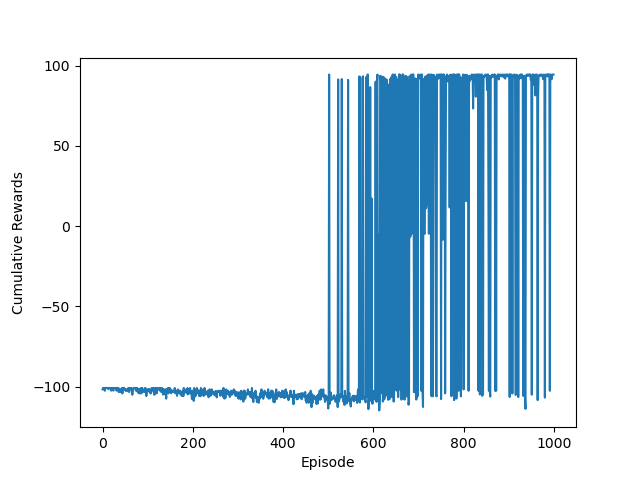

This figure's Python source:
from __future__ import print_function
from __future__ import division
# ------------------------------------------------------------------------------------------------
# Copyright (c) 2016 Microsoft Corporation
# 
# Permission is hereby granted, free of charge, to any person obtaining a copy of this software and
# associated documentation files (the "Software"), to deal in the Software without restriction,
# including without limitation the rights to use, copy, modify, merge, publish, distribute,
# sublicense, and/or sell copies of the Software, and to permit persons to whom the Software is
# furnished to do so, subject to the following conditions:
# 
# The above copyright notice and this permission notice shall be included in all copies or
# substantial portions of the Software.
# 
# THE SOFTWARE IS PROVIDED "AS IS", WITHOUT WARRANTY OF ANY KIND, EXPRESS OR IMPLIED, INCLUDING BUT
# NOT LIMITED TO THE WARRANTIES OF MERCHANTABILITY, FITNESS FOR A PARTICULAR PURPOSE AND
# NONINFRINGEMENT. IN NO EVENT SHALL THE AUTHORS OR COPYRIGHT HOLDERS BE LIABLE FOR ANY CLAIM,
# DAMAGES OR OTHER LIABILITY, WHETHER IN AN ACTION OF CONTRACT, TORT OR OTHERWISE, ARISING FROM,
# OUT OF OR IN CONNECTION WITH THE SOFTWARE OR THE USE OR OTHER DEALINGS IN THE SOFTWARE.
# ------------------------------------------------------------------------------------------------

# Tutorial sample #4: Challenge - get to the centre of the sponge

from future import standard_library
standard_library.install_aliases()
from builtins import object
from builtins import range
from past.utils import old_div
import MalmoPython
import matplotlib.pyplot as plt
import os
import sys
import time
import json
import numpy
import logging
import time
import random
import pathlib
import platform
import math

level_path = str(pathlib.Path().absolute())
if platform.system() == "Windows":
    level_path += "\\Easy2"
else:
    level_path += "/Easy2"

if sys.version_info[0] == 2:
    # Workaround for https://github.com/PythonCharmers/python-future/issues/262
    import Tkinter as tk
else:
    import tkinter as tk
if sys.version_info[0] == 2:
	sys.stdout = os.fdopen(sys.stdout.fileno(), 'w', 0)  # flush print output immediately
else:
	import functools
	print = functools.partial(print, flush=True)

missionXML ='''
<?xml version="1.0" encoding="UTF-8" standalone="no"?>
<Mission xmlns="http://ProjectMalmo.microsoft.com" xmlns:xsi="http://www.w3.org/2001/XMLSchema-instance">
    <About>
    <Summary>Hello world!</Summary>
    </About>
    <ServerSection>
    <ServerInitialConditions>
        <Time>
        <StartTime>1000</StartTime>
        <AllowPassageOfTime>false</AllowPassageOfTime>
        </Time>
        <Weather>clear</Weather>
    </ServerInitialConditions>
    <ServerHandlers>
        <FlatWorldGenerator generatorString="2;7;1;"/>
        <DrawingDecorator>
        </DrawingDecorator>
        <ServerQuitFromTimeUp timeLimitMs="15000"/>
        <ServerQuitWhenAnyAgentFinishes/>
    </ServerHandlers>
    </ServerSection>
    <AgentSection mode="Survival">
    <Name>MalmoTutorialBot</Name>
    <AgentStart>
        <Placement x="0.5" y="1.0" z="0.5" yaw="0"/>
    </AgentStart>
    <AgentHandlers>
        <DiscreteMovementCommands/>
        <ObservationFromFullStats/>
        <ObservationFromGrid>
            <Grid name="layer_0">
                <min x="-1" y="-1" z="-1"/>
                <max x="1" y="-1" z="1"/>
            </Grid>
            <Grid name="layer_1">
                <min x="-1" y="0" z="-1"/>
                <max x="1" y="0" z="1"/>
            </Grid>
        </ObservationFromGrid>
        <ContinuousMovementCommands turnSpeedDegs="360"/>
        <RewardForTouchingBlockType>
        <Block reward="-100" type="bedrock" behaviour="onceOnly"/>
        <Block reward="100" type="lapis_block" behaviour="onceOnly"/>
        </RewardForTouchingBlockType>
        <RewardForSendingCommand reward="-1"/>
        <AgentQuitFromTouchingBlockType>
        <Block type="bedrock"/>
        <Block type="lapis_block"/>
        </AgentQuitFromTouchingBlockType>
        <InventoryCommands/>
        <AgentQuitFromReachingPosition>
        <Marker x="-26.5" y="40" z="0.5" tolerance="0.5" description="Goal_found"/>
        </AgentQuitFromReachingPosition>
        <MissionQuitCommands quitDescription="manual_quit"/>
    </AgentHandlers>
    </AgentSection>
</Mission>
'''
block_values = {
    "air":0,
    "gold_block":1,
    "lapis_block":2,
    "bedrock":3
}
course_length = 10

goal_x = 0
goal_z = 0

def convert_grid(grid):
    for i in range(len(grid)):
        grid[i] = block_values[grid[i]]

def generate_flat_course(length,  mission):
    global goal_x
    global goal_z
    my_mission.drawBlock(0, 0, 0, "gold_block")

    ## current y not needed atm for this function since it's a flat course
    current_x = 0
    current_y = 0
    current_z = 0

    for i in range(length):
        if random.randint(1,2) == 1:
            current_x +=1
        else:
            current_z += 1

        my_mission.drawBlock(current_x, 0, current_z, "gold_block")

    if random.randint(1,2) == 1:
        current_x +=1
    else:
        current_z += 1
    goal_x = current_x
    goal_z = current_z
    my_mission.drawBlock(current_x, 0, current_z, "lapis_block")

def clear_flat_course(length,mission):
    current_x = 0
    current_z = 0
    for i in range(length):
        for j in range(length):
            my_mission.drawBlock(current_x+i, 0, current_z+j, "bedrock")
    my_mission.drawBlock(0, 0, 0, "gold_block")  

        
class TabQAgent(object):
    """Tabular Q-learning agent for discrete state/action spaces."""

    def __init__(self):
        self.epsilon = 0.5 # chance of taking a random action instead of the best

        self.logger = logging.getLogger(__name__)
        if False: # True if you want to see more information
            self.logger.setLevel(logging.DEBUG)
        else:
            self.logger.setLevel(logging.INFO)
        self.logger.handlers = []
        self.logger.addHandler(logging.StreamHandler(sys.stdout))

        # get rid of move -1 because parkour players don't move backwards
        self.actions = ["movenorth", "movesouth", "moveeast", "movewest"]
        self.q_table = {}
        self.canvas = None
        self.root = None
        

    def updateQTable( self, reward, current_state ):
        """Change q_table to reflect what we have learnt."""
        
        # retrieve the old action value from the Q-table (indexed by the previous state and the previous action)
        old_q = self.q_table[self.prev_s][self.prev_a]
        
        # TODO: what should the new action value be?
        alpha = 1.0
        gamma = 0.8

        max_q = max(self.q_table[current_state][:])
        
        new_q = old_q + alpha * (reward + gamma * max_q - old_q)

        
        # assign the new action value to the Q-table
        self.q_table[self.prev_s][self.prev_a] = new_q
        
    def updateQTableFromTerminatingState( self, reward ):
        """Change q_table to reflect what we have learnt, after reaching a terminal state."""
        
        # retrieve the old action value from the Q-table (indexed by the previous state and the previous action)
        old_q = self.q_table[self.prev_s][self.prev_a]
        
        # TODO: what should the new action value be?
        new_q = reward
        
        # assign the new action value to the Q-table
        self.q_table[self.prev_s][self.prev_a] = new_q
        
    def act(self, world_state, agent_host, current_r ):
        """take 1 action in response to the current world state"""
        
        obs_text = world_state.observations[-1].text
        obs = json.loads(obs_text) # most recent observation
        self.logger.debug(obs)
        if not u'XPos' in obs or not u'ZPos' in obs:
            self.logger.error("Incomplete observation received: %s" % obs_text)
            return 0
        
        new_layers = []                        
        new_layers.extend(obs.get(u'layer_0', 0))
        new_layers.extend(obs.get(u'layer_1', 0))

        xPos = obs[u'XPos']
        zPos = obs[u'ZPos']

        goal_distance = math.sqrt((goal_x - xPos)**2 + (goal_z - zPos)**2)
        print(goal_distance)

        convert_grid(new_layers)
        #print(new_layers)
        current_s = str(new_layers) + "," + str(goal_distance)

        #self.logger.debug("State: %s (x = %.2f, z = %.2f)" % (current_s, float(obs[u'XPos']), float(obs[u'ZPos'])))
        if current_s not in self.q_table:
            self.q_table[current_s] = ([0] * len(self.actions))

        # update Q values
        if self.prev_s is not None and self.prev_a is not None:
            self.updateQTable( current_r, current_s )

        # self.drawQ( curr_x = int(obs[u'XPos']), curr_y = int(obs[u'ZPos']) )

        # select the next action
        rnd = random.random()
        
        if rnd < self.epsilon:
            a = random.randint(0, len(self.actions) - 1)
            self.logger.info("Random action: %s" % self.actions[a])
        else:
            m = max(self.q_table[current_s])
            self.logger.debug("Current values: %s" % ",".join(str(x) for x in self.q_table[current_s]))
            l = list()
            for x in range(0, len(self.actions)):
                if self.q_table[current_s][x] == m:
                    l.append(x)
            y = random.randint(0, len(l)-1)
            a = l[y]
            self.logger.info("Taking q action: %s" % self.actions[a])

        # try to send the selected action, only update prev_s if this succeeds
        try:
            agent_host.sendCommand(self.actions[a])
            self.prev_s = current_s
            self.prev_a = a

        except RuntimeError as e:
            self.logger.error("Failed to send command: %s" % e)

        return current_r

    def run(self, agent_host):
        """run the agent on the world"""

        total_reward = 0
        
        self.prev_s = None
        self.prev_a = None
        
        is_first_action = True

        visited = {}
        
        # main loop:
        world_state = agent_host.getWorldState()
        while world_state.is_mission_running:

            current_r = 0
            
            if is_first_action:
                # wait until have received a valid observation
                while True:
                    time.sleep(0.1)
                    world_state = agent_host.getWorldState()
                    for error in world_state.errors:
                        self.logger.error("Error: %s" % error.text)
                    for reward in world_state.rewards:
                        current_r += reward.getValue()
                    if world_state.is_mission_running and len(world_state.observations)>0 and not world_state.observations[-1].text=="{}":

                        msg = world_state.observations[-1].text
                        observations = json.loads(msg)
                        new_layers = []                        
                        new_layers.extend(observations.get(u'layer_0', 0))
                        new_layers.extend(observations.get(u'layer_1', 0))
                        new_yaw = observations.get(u'Yaw')   


                        # self.grid.print()

                        ## reward distance towards goal
                        xPos = observations[u'XPos']
                        zPos = observations[u'ZPos']

                        goal_distance = math.sqrt((goal_x - xPos)**2 + (goal_z - zPos)**2)

                        current_r += (1/goal_distance)

                        total_reward += self.act(world_state, agent_host, current_r)
                        break
                    if not world_state.is_mission_running:
                        break
                is_first_action = False
            else:
                # wait for non-zero reward
                while world_state.is_mission_running and current_r == 0:
                    time.sleep(0.1)
                    world_state = agent_host.getWorldState()
                    for error in world_state.errors:
                        self.logger.error("Error: %s" % error.text)
                    for reward in world_state.rewards:
                        current_r += reward.getValue()
                # allow time to stabilise after action
                while True:
                    time.sleep(0.1)
                    world_state = agent_host.getWorldState()
                    for error in world_state.errors:
                        self.logger.error("Error: %s" % error.text)
                    for reward in world_state.rewards:
                        current_r += reward.getValue()
                    if world_state.is_mission_running and len(world_state.observations)>0 and not world_state.observations[-1].text=="{}":

                        msg = world_state.observations[-1].text
                        observations = json.loads(msg)
                        new_layers = []                        
                        new_layers.extend(observations.get(u'layer_0', 0))
                        new_layers.extend(observations.get(u'layer_1', 0))
                        new_yaw = observations.get(u'Yaw')   


                        # self.grid.print()

                        ## reward distance towards goal
                        xPos = observations[u'XPos']
                        zPos = observations[u'ZPos']
                        print("XPOS", xPos)
                        print("ZPOS", zPos)

                        print("goal_x", goal_x)
                        print("goal_z", goal_z)
                        goal_distance = math.sqrt((goal_x - xPos)**2 + (goal_z - zPos)**2)

                        current_r += (1/goal_distance) 

                        total_reward += self.act(world_state, agent_host, current_r)
                        break
                    if not world_state.is_mission_running:
                        break

        # process final reward
        self.logger.debug("Final reward: %d" % current_r)
        total_reward += current_r

        # update Q values
        if self.prev_s is not None and self.prev_a is not None:
            self.updateQTableFromTerminatingState( current_r )
            
        # self.drawQ()
    
        return total_reward
    
# Create default Malmo objects:

agent_host = MalmoPython.AgentHost()
try:
	agent_host.parse( sys.argv )
except RuntimeError as e:
	print('ERROR:',e)
	print(agent_host.getUsage())
	exit(1)
if agent_host.receivedArgument("help"):
	print(agent_host.getUsage())
	exit(0)

my_mission = MalmoPython.MissionSpec(missionXML, True)
my_mission_record = MalmoPython.MissionRecordSpec()
clear_flat_course(course_length, my_mission)
generate_flat_course(course_length,my_mission)


# Attempt to start a mission:
max_retries = 3
for retry in range(max_retries):
	try:
		agent_host.startMission( my_mission, my_mission_record )
		break
	except RuntimeError as e:
		if retry == max_retries - 1:
			print("Error starting mission:",e)
			exit(1)
		else:
			time.sleep(2)

# Loop until mission starts:
print("Waiting for the mission to start ", end=' ')
world_state = agent_host.getWorldState()
while not world_state.has_mission_begun:
	print(".", end="")
	time.sleep(0.1)
	world_state = agent_host.getWorldState()
	for error in world_state.errors:
		print("Error:",error.text)

print()
print("Mission running ", end=' ')

time.sleep(1) #to make sure everything is spawned in; might remove later
if sys.version_info[0] == 2:
    sys.stdout = os.fdopen(sys.stdout.fileno(), 'w', 0)  # flush print output immediately
else:
    import functools
    print = functools.partial(print, flush=True)

agent = TabQAgent()
agent_host = MalmoPython.AgentHost()
try:
    agent_host.parse( sys.argv )
except RuntimeError as e:
    print('ERROR:',e)
    print(agent_host.getUsage())
    exit(1)
if agent_host.receivedArgument("help"):
    print(agent_host.getUsage())
    exit(0)

# -- set up the mission -- #

max_retries = 3

if agent_host.receivedArgument("test"):
    num_repeats = 1
else:
    num_repeats = 1000

cumulative_rewards = []
for i in range(num_repeats):
    print("Epsilon:", agent.epsilon)
    print()
    print('Repeat %d of %d' % ( i+1, num_repeats ))
    
    my_mission_record = MalmoPython.MissionRecordSpec()

    for retry in range(max_retries):
        try:
            agent_host.startMission( my_mission, my_mission_record )
            break
        except RuntimeError as e:
            if retry == max_retries - 1:
                print("Error starting mission:",e)
                exit(1)
            else:
                time.sleep(2.5)

    print("Waiting for the mission to start", end=' ')
    world_state = agent_host.getWorldState()
    while not world_state.has_mission_begun:
        print(".", end="")
        time.sleep(0.1)
        world_state = agent_host.getWorldState()
        for error in world_state.errors:
            print("Error:",error.text)
    print()

    # -- run the agent in the world -- #
    cumulative_reward = agent.run(agent_host)
    print('Cumulative reward: %d' % cumulative_reward)
    cumulative_rewards += [ cumulative_reward ]

    # -- clean up -- #
    time.sleep(0.5) # (let the Mod reset)
    clear_flat_course(course_length, my_mission)
    generate_flat_course(course_length, my_mission)
    agent.epsilon *= .99
clear_flat_course(course_length, my_mission)    
xi = [x for x in range(len(cumulative_rewards))]
plt.figure()
plt.xlabel("Episode")
plt.ylabel("Cumulative Rewards")
plt.plot(xi, cumulative_rewards)
plt.savefig("DiscreteRandomNoJumpsImproved.png")
print("Done.")

print()
print("Cumulative rewards for all %d runs:" % num_repeats)
print(cumulative_rewards)
